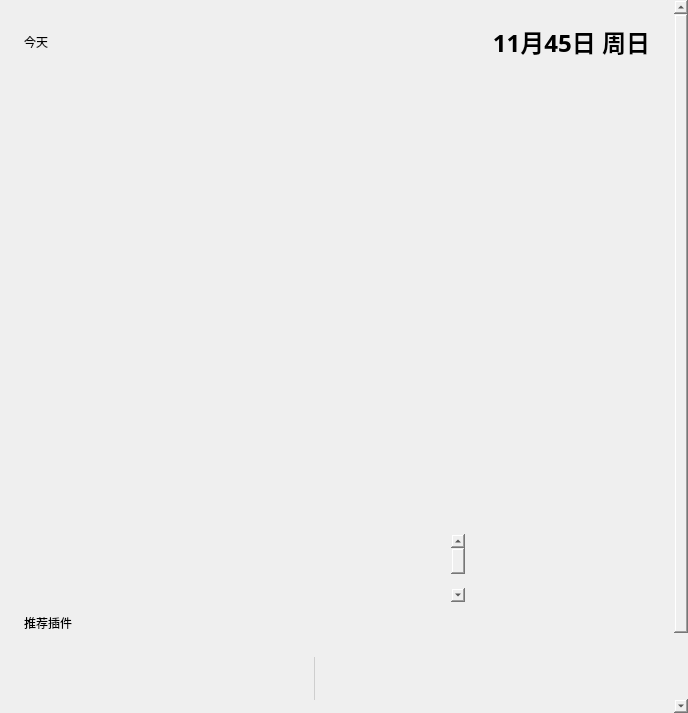
<?xml version="1.0" encoding="UTF-8"?>
<ui version="4.0">
 <class>Form</class>
 <widget class="QWidget" name="Form">
  <property name="geometry">
   <rect>
    <x>0</x>
    <y>0</y>
    <width>688</width>
    <height>713</height>
   </rect>
  </property>
  <property name="sizePolicy">
   <sizepolicy hsizetype="Preferred" vsizetype="Expanding">
    <horstretch>0</horstretch>
    <verstretch>0</verstretch>
   </sizepolicy>
  </property>
  <property name="windowTitle">
   <string>Form</string>
  </property>
  <layout class="QVBoxLayout" name="verticalLayout_2">
   <property name="spacing">
    <number>18</number>
   </property>
   <property name="leftMargin">
    <number>0</number>
   </property>
   <property name="topMargin">
    <number>0</number>
   </property>
   <property name="rightMargin">
    <number>0</number>
   </property>
   <property name="bottomMargin">
    <number>0</number>
   </property>
   <item>
    <widget class="SmoothScrollArea" name="homePageLayout">
     <property name="styleSheet">
      <string notr="true">background: transparent; border: none</string>
     </property>
     <property name="widgetResizable">
      <bool>true</bool>
     </property>
     <property name="alignment">
      <set>Qt::AlignCenter</set>
     </property>
     <widget class="QWidget" name="scrollAreaWidgetContents">
      <property name="geometry">
       <rect>
        <x>0</x>
        <y>0</y>
        <width>688</width>
        <height>778</height>
       </rect>
      </property>
      <layout class="QVBoxLayout" name="verticalLayout_9">
       <property name="spacing">
        <number>12</number>
       </property>
       <property name="leftMargin">
        <number>24</number>
       </property>
       <property name="topMargin">
        <number>24</number>
       </property>
       <property name="rightMargin">
        <number>24</number>
       </property>
       <item>
        <layout class="QHBoxLayout" name="horizontalLayout">
         <item>
          <widget class="TitleLabel" name="TitleLabel">
           <property name="text">
            <string>今天</string>
           </property>
          </widget>
         </item>
         <item>
          <widget class="TitleLabel" name="time_today_label">
           <property name="font">
            <font>
             <family>HarmonyOS Sans SC</family>
             <pointsize>18</pointsize>
             <weight>75</weight>
             <bold>true</bold>
            </font>
           </property>
           <property name="text">
            <string>11月45日 周日</string>
           </property>
           <property name="alignment">
            <set>Qt::AlignRight|Qt::AlignTrailing|Qt::AlignVCenter</set>
           </property>
           <property name="lightColor" stdset="0">
            <color>
             <red>93</red>
             <green>93</green>
             <blue>93</blue>
            </color>
           </property>
           <property name="darkColor" stdset="0">
            <color>
             <red>209</red>
             <green>209</green>
             <blue>209</blue>
            </color>
           </property>
          </widget>
         </item>
        </layout>
       </item>
       <item>
        <widget class="HorizontalFlipView" name="banner_view">
         <property name="minimumSize">
          <size>
           <width>480</width>
           <height>450</height>
          </size>
         </property>
         <property name="maximumSize">
          <size>
           <width>16777215</width>
           <height>450</height>
          </size>
         </property>
        </widget>
       </item>
       <item>
        <layout class="QHBoxLayout" name="pagerLayout">
         <item>
          <widget class="HorizontalPipsPager" name="banner_pager">
           <property name="sizePolicy">
            <sizepolicy hsizetype="Maximum" vsizetype="Expanding">
             <horstretch>0</horstretch>
             <verstretch>0</verstretch>
            </sizepolicy>
           </property>
           <item/>
           <item/>
           <item/>
           <item/>
           <item/>
           <item/>
           <item/>
           <item/>
           <item/>
           <item/>
           <item/>
           <item/>
           <item/>
           <item/>
           <item/>
          </widget>
         </item>
        </layout>
       </item>
       <item>
        <widget class="SubtitleLabel" name="SubtitleLabel_3">
         <property name="text">
          <string>推荐插件</string>
         </property>
        </widget>
       </item>
       <item>
        <layout class="QGridLayout" name="rec_plugin_grid" rowstretch="0" columnstretch="0"/>
       </item>
       <item>
        <layout class="QHBoxLayout" name="progressRingLayout">
         <property name="leftMargin">
          <number>0</number>
         </property>
         <property name="topMargin">
          <number>12</number>
         </property>
         <property name="bottomMargin">
          <number>12</number>
         </property>
         <item>
          <widget class="IndeterminateProgressRing" name="load_plugin_progress">
           <property name="minimumSize">
            <size>
             <width>45</width>
             <height>45</height>
            </size>
           </property>
           <property name="maximumSize">
            <size>
             <width>45</width>
             <height>45</height>
            </size>
           </property>
          </widget>
         </item>
        </layout>
       </item>
       <item>
        <widget class="BodyLabel" name="BodyLabel">
         <property name="text">
          <string>这就到底了吗……(っ °Д °;)っ</string>
         </property>
         <property name="alignment">
          <set>Qt::AlignCenter</set>
         </property>
         <property name="lightColor" stdset="0">
          <color>
           <red>125</red>
           <green>125</green>
           <blue>125</blue>
          </color>
         </property>
         <property name="darkColor" stdset="0">
          <color>
           <red>211</red>
           <green>211</green>
           <blue>211</blue>
          </color>
         </property>
        </widget>
       </item>
       <item>
        <spacer name="verticalSpacer">
         <property name="orientation">
          <enum>Qt::Vertical</enum>
         </property>
         <property name="sizeHint" stdset="0">
          <size>
           <width>20</width>
           <height>40</height>
          </size>
         </property>
        </spacer>
       </item>
       <item>
        <widget class="QFrame" name="blank">
         <property name="minimumSize">
          <size>
           <width>0</width>
           <height>25</height>
          </size>
         </property>
         <property name="frameShape">
          <enum>QFrame::StyledPanel</enum>
         </property>
         <property name="frameShadow">
          <enum>QFrame::Raised</enum>
         </property>
         <property name="lineWidth">
          <number>5</number>
         </property>
        </widget>
       </item>
      </layout>
     </widget>
    </widget>
   </item>
  </layout>
 </widget>
 <customwidgets>
  <customwidget>
   <class>SmoothScrollArea</class>
   <extends>QScrollArea</extends>
   <header>qfluentwidgets</header>
   <container>1</container>
  </customwidget>
  <customwidget>
   <class>BodyLabel</class>
   <extends>QLabel</extends>
   <header>qfluentwidgets</header>
  </customwidget>
  <customwidget>
   <class>SubtitleLabel</class>
   <extends>QLabel</extends>
   <header>qfluentwidgets</header>
  </customwidget>
  <customwidget>
   <class>TitleLabel</class>
   <extends>QLabel</extends>
   <header>qfluentwidgets</header>
  </customwidget>
  <customwidget>
   <class>IndeterminateProgressRing</class>
   <extends>QProgressBar</extends>
   <header>qfluentwidgets</header>
  </customwidget>
  <customwidget>
   <class>HorizontalFlipView</class>
   <extends>QListWidget</extends>
   <header>qfluentwidgets</header>
  </customwidget>
  <customwidget>
   <class>HorizontalPipsPager</class>
   <extends>QListWidget</extends>
   <header>qfluentwidgets</header>
  </customwidget>
 </customwidgets>
 <resources/>
 <connections/>
</ui>
